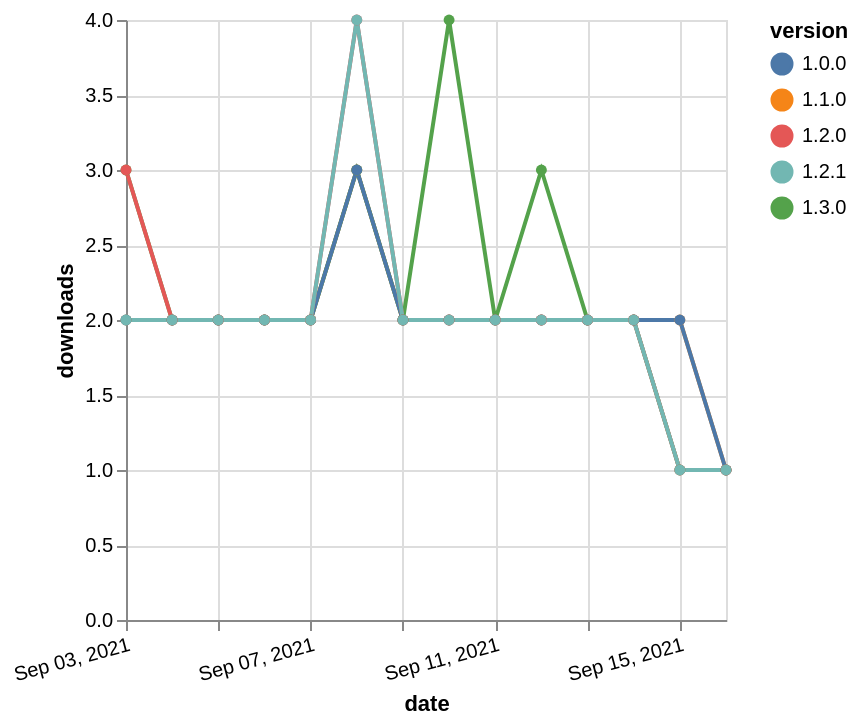

The specification (Vega-Lite) saved for this image:
### Vega-Lite specification from a JSON file in a GitHub repository (floating-point values rounded to 4 significant figures)
{"$schema": "https://vega.github.io/schema/vega-lite/v5.json", "description": "A simple bar chart with embedded data.", "data": {"values": [{"date": "2021-09-03", "total": 2547, "delta": 2, "version": "1.1.0"}, {"date": "2021-09-04", "total": 2549, "delta": 2, "version": "1.1.0"}, {"date": "2021-09-05", "total": 2551, "delta": 2, "version": "1.1.0"}, {"date": "2021-09-06", "total": 2553, "delta": 2, "version": "1.1.0"}, {"date": "2021-09-07", "total": 2555, "delta": 2, "version": "1.1.0"}, {"date": "2021-09-08", "total": 2558, "delta": 3, "version": "1.1.0"}, {"date": "2021-09-09", "total": 2560, "delta": 2, "version": "1.1.0"}, {"date": "2021-09-10", "total": 2562, "delta": 2, "version": "1.1.0"}, {"date": "2021-09-11", "total": 2564, "delta": 2, "version": "1.1.0"}, {"date": "2021-09-12", "total": 2566, "delta": 2, "version": "1.1.0"}, {"date": "2021-09-13", "total": 2568, "delta": 2, "version": "1.1.0"}, {"date": "2021-09-14", "total": 2570, "delta": 2, "version": "1.1.0"}, {"date": "2021-09-15", "total": 2572, "delta": 2, "version": "1.1.0"}, {"date": "2021-09-16", "total": 2573, "delta": 1, "version": "1.1.0"}, {"date": "2021-09-03", "total": 2047, "delta": 3, "version": "1.3.0"}, {"date": "2021-09-04", "total": 2049, "delta": 2, "version": "1.3.0"}, {"date": "2021-09-05", "total": 2051, "delta": 2, "version": "1.3.0"}, {"date": "2021-09-06", "total": 2053, "delta": 2, "version": "1.3.0"}, {"date": "2021-09-07", "total": 2055, "delta": 2, "version": "1.3.0"}, {"date": "2021-09-08", "total": 2058, "delta": 3, "version": "1.3.0"}, {"date": "2021-09-09", "total": 2060, "delta": 2, "version": "1.3.0"}, {"date": "2021-09-10", "total": 2064, "delta": 4, "version": "1.3.0"}, {"date": "2021-09-11", "total": 2066, "delta": 2, "version": "1.3.0"}, {"date": "2021-09-12", "total": 2069, "delta": 3, "version": "1.3.0"}, {"date": "2021-09-13", "total": 2071, "delta": 2, "version": "1.3.0"}, {"date": "2021-09-14", "total": 2073, "delta": 2, "version": "1.3.0"}, {"date": "2021-09-15", "total": 2074, "delta": 1, "version": "1.3.0"}, {"date": "2021-09-16", "total": 2075, "delta": 1, "version": "1.3.0"}, {"date": "2021-09-03", "total": 2628, "delta": 2, "version": "1.0.0"}, {"date": "2021-09-04", "total": 2630, "delta": 2, "version": "1.0.0"}, {"date": "2021-09-05", "total": 2632, "delta": 2, "version": "1.0.0"}, {"date": "2021-09-06", "total": 2634, "delta": 2, "version": "1.0.0"}, {"date": "2021-09-07", "total": 2636, "delta": 2, "version": "1.0.0"}, {"date": "2021-09-08", "total": 2639, "delta": 3, "version": "1.0.0"}, {"date": "2021-09-09", "total": 2641, "delta": 2, "version": "1.0.0"}, {"date": "2021-09-10", "total": 2643, "delta": 2, "version": "1.0.0"}, {"date": "2021-09-11", "total": 2645, "delta": 2, "version": "1.0.0"}, {"date": "2021-09-12", "total": 2647, "delta": 2, "version": "1.0.0"}, {"date": "2021-09-13", "total": 2649, "delta": 2, "version": "1.0.0"}, {"date": "2021-09-14", "total": 2651, "delta": 2, "version": "1.0.0"}, {"date": "2021-09-15", "total": 2653, "delta": 2, "version": "1.0.0"}, {"date": "2021-09-16", "total": 2654, "delta": 1, "version": "1.0.0"}, {"date": "2021-09-03", "total": 3040, "delta": 3, "version": "1.2.0"}, {"date": "2021-09-04", "total": 3042, "delta": 2, "version": "1.2.0"}, {"date": "2021-09-05", "total": 3044, "delta": 2, "version": "1.2.0"}, {"date": "2021-09-06", "total": 3046, "delta": 2, "version": "1.2.0"}, {"date": "2021-09-07", "total": 3048, "delta": 2, "version": "1.2.0"}, {"date": "2021-09-08", "total": 3052, "delta": 4, "version": "1.2.0"}, {"date": "2021-09-09", "total": 3054, "delta": 2, "version": "1.2.0"}, {"date": "2021-09-10", "total": 3056, "delta": 2, "version": "1.2.0"}, {"date": "2021-09-11", "total": 3058, "delta": 2, "version": "1.2.0"}, {"date": "2021-09-12", "total": 3060, "delta": 2, "version": "1.2.0"}, {"date": "2021-09-13", "total": 3062, "delta": 2, "version": "1.2.0"}, {"date": "2021-09-14", "total": 3064, "delta": 2, "version": "1.2.0"}, {"date": "2021-09-15", "total": 3065, "delta": 1, "version": "1.2.0"}, {"date": "2021-09-16", "total": 3066, "delta": 1, "version": "1.2.0"}, {"date": "2021-09-03", "total": 2860, "delta": 2, "version": "1.2.1"}, {"date": "2021-09-04", "total": 2862, "delta": 2, "version": "1.2.1"}, {"date": "2021-09-05", "total": 2864, "delta": 2, "version": "1.2.1"}, {"date": "2021-09-06", "total": 2866, "delta": 2, "version": "1.2.1"}, {"date": "2021-09-07", "total": 2868, "delta": 2, "version": "1.2.1"}, {"date": "2021-09-08", "total": 2872, "delta": 4, "version": "1.2.1"}, {"date": "2021-09-09", "total": 2874, "delta": 2, "version": "1.2.1"}, {"date": "2021-09-10", "total": 2876, "delta": 2, "version": "1.2.1"}, {"date": "2021-09-11", "total": 2878, "delta": 2, "version": "1.2.1"}, {"date": "2021-09-12", "total": 2880, "delta": 2, "version": "1.2.1"}, {"date": "2021-09-13", "total": 2882, "delta": 2, "version": "1.2.1"}, {"date": "2021-09-14", "total": 2884, "delta": 2, "version": "1.2.1"}, {"date": "2021-09-15", "total": 2885, "delta": 1, "version": "1.2.1"}, {"date": "2021-09-16", "total": 2886, "delta": 1, "version": "1.2.1"}]}, "width": "container", "mark": {"type": "line", "point": {"filled": true}}, "encoding": {"x": {"field": "date", "type": "temporal", "timeUnit": "yearmonthdate", "title": "date", "axis": {"labelAngle": -15}}, "y": {"field": "delta", "type": "quantitative", "title": "downloads"}, "color": {"field": "version", "type": "nominal"}, "tooltip": {"field": "delta"}}}
